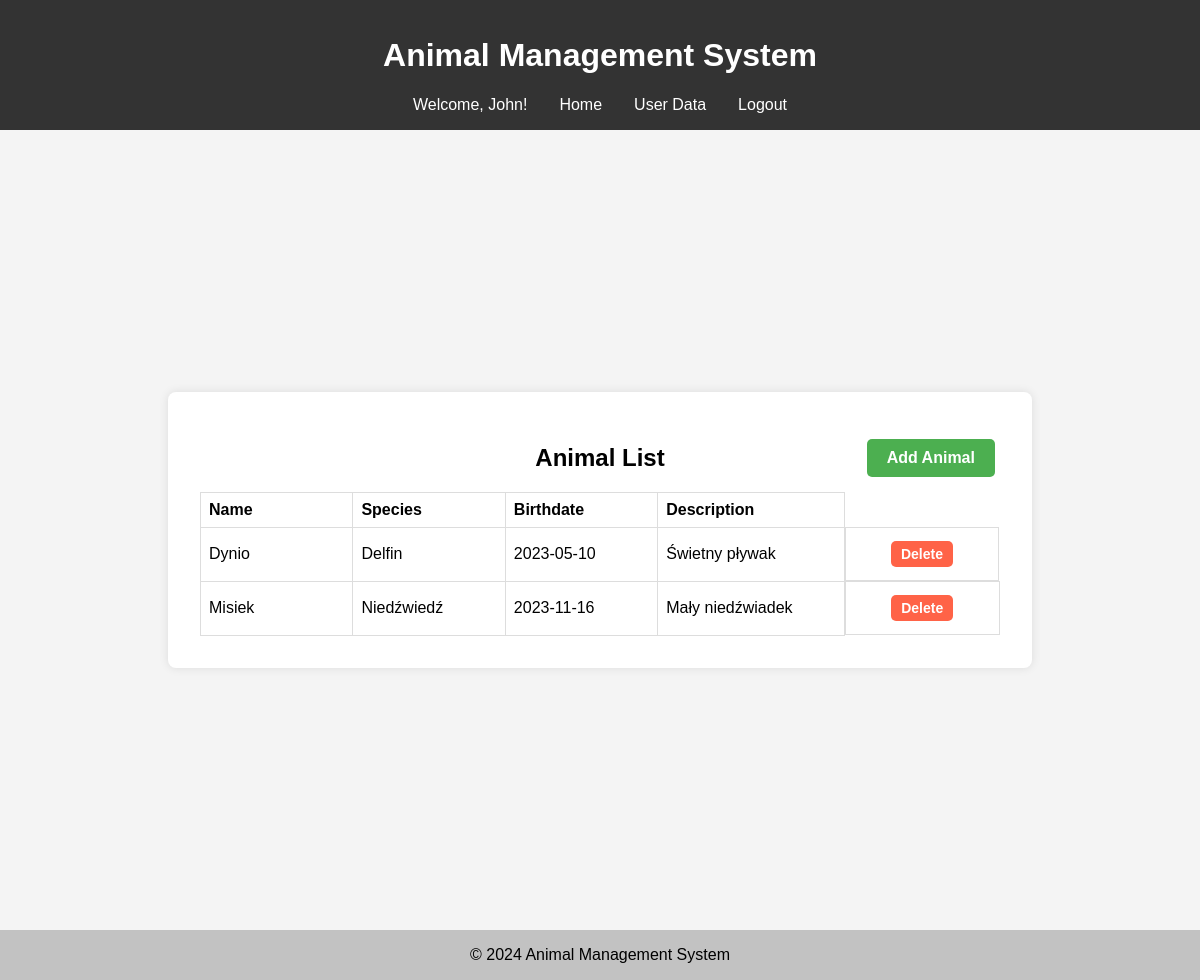
/pages/index.php (signed in), run on the app's committed database.
### tables this page shows
CREATE TABLE `users` (
  `user_id` int(11) NOT NULL AUTO_INCREMENT,
  `username` varchar(255) NOT NULL,
  `password` varchar(255) NOT NULL,
  `first_name` varchar(255) DEFAULT NULL,
  `last_name` varchar(255) DEFAULT NULL,
  `role_id` int(11) NOT NULL,
  PRIMARY KEY (`user_id`),
  UNIQUE KEY `username` (`username`),
  KEY `fk_role` (`role_id`),
  CONSTRAINT `fk_role` FOREIGN KEY (`role_id`) REFERENCES `roles` (`role_id`)
);

CREATE TABLE `animals` (
  `animal_id` int(11) NOT NULL AUTO_INCREMENT,
  `name` varchar(255) NOT NULL,
  `species` varchar(255) NOT NULL,
  `birthdate` date DEFAULT NULL,
  `owner_id` int(11) DEFAULT NULL,
  `description` varchar(255) DEFAULT NULL,
  PRIMARY KEY (`animal_id`),
  KEY `fk_owner` (`owner_id`),
  CONSTRAINT `animals_ibfk_1` FOREIGN KEY (`owner_id`) REFERENCES `users` (`user_id`),
  CONSTRAINT `fk_owner` FOREIGN KEY (`owner_id`) REFERENCES `users` (`user_id`)
);

### includes/db.php (called while the page is built, shortened)
<?php
function getUserData($user_id, $conn) {
    $query = "SELECT * FROM users WHERE user_id = $user_id";
    $result = $conn->query($query);
    if ($result->num_rows > 0) {
        return $result->fetch_assoc();
    } else {
        return false;
    }
}
function getAnimalsByUserId($user_id, $conn)
{
    $query = "SELECT * FROM animals WHERE owner_id = $user_id";
    $result = $conn->query($query);
    if ($result->num_rows > 0) {
        $animals = $result->fetch_all(MYSQLI_ASSOC);
        return $animals;
    } else {
        return [];
    }
}
?>

### pages/index.php (the view, shortened to what this page needs)
<?php
include_once '../includes/db.php';
$user_id = getSessionData('user_id');
$role = getUserRole($user_id, $conn);
include '../includes/header.php';
?>
<main>
    <section class="animals-container">
        <div class="header-container">
            <h2 class="header-list">Animal List</h2>
            <div class="button-container">
                <a href="animals.php" class="add-button">Add Animal</a>
            </div>
        </div>
        <?php
        if ($role === "2") {
            $animals = getAllAnimals($conn);
        } else {
            $animals = getAnimalsByUserId($user_id, $conn);
        }
        echo '<table class="animal-table">';
        echo '<thead>';
        echo '<tr>';
        echo '<th>Name</th>';
        echo '<th>Species</th>';
        echo '<th>Birthdate</th>';
        echo '<th>Description</th>';
        echo '</tr>';
        echo '</thead>';
        foreach ($animals as $animal) {
            echo '<tr>';
            echo '<td>' . $animal['name'] . '</td>';
            echo '<td>' . $animal['species'] . '</td>';
            echo '<td>' . $animal['birthdate'] . '</td>';
            echo '<td>' . $animal['description'] . '</td>';
            echo '<td class="action-cell">';
            echo '<form class="action-form" method="post" action="index.php">';
            echo '<button type="submit" class="delete-button">Delete</button>';
            echo '</form>';
            echo '</tr>';
        }
        echo '</table>';
        ?>
    </section>
</main>
<?php
    include '../includes/footer.php';
?>

### includes/header.php (shortened to what this page needs)
<!DOCTYPE html>
<html lang="en">
<head>
    <link rel="stylesheet" href="../css/style.css">
</head>
<body>
    <header>
        <h1>Animal Management System</h1>
        <nav>
            <ul>
                <?php
                include_once '../includes/db.php';
                if (isset($_SESSION['user_id'])) {
                    $user_data = getUserData($_SESSION['user_id'], $conn);
                    echo '<li>Welcome, ' . $user_data['first_name'] . '!</li>';
                }
                ?>
                <li><a href="index.php">Home</a></li>
                <?php
                if (!isset($_SESSION['user_id'])) {
                    echo '<li><a href="register.php">Register</a></li>';
                    echo '<li><a href="login.php">Login</a></li>';
                } else {
                    echo '<li><a href="users.php">User Data</a></li>';
                    echo '<li><a href="logout.php">Logout</a></li>';
                }
                ?>
            </ul>
        </nav>
    </header>
    <main>

### css/style.css (style rules this page uses)
body { font-family: Arial, sans-serif; margin: 0; padding: 0; background-color: #f4f4f4; }
header { background-color: #333; color: #fff; text-align: center; padding: 1em 0; }
nav { margin-top: 1em; }
ul { list-style: none; padding: 0; margin: 0; display: flex; justify-content: center; }
li { margin: 0 1em; }
a { text-decoration: none; color: #fff; }
main { display: flex; justify-content: center; align-items: center; height: 100vh; }
section { background-color: #fff; padding: 2em; border-radius: 8px; box-shadow: 0 0 10px rgba(0, 0, 0, 0.1); width: 300px; }
h2 { text-align: center; }
button { background-color: #333; color: #fff; padding: 0.5em; border: none; cursor: pointer; width: 100%; }
.animals-container { width: 800px; }
.header-container { display: grid; grid-template-columns: 1fr 4fr 1fr; justify-content: space-between; align-items: center; }
.header-list { grid-column: 2; }
.button-container { grid-column: 3; }
.add-button { display: inline-block; padding: 10px 20px; font-size: 16px; font-weight: bold; text-decoration: none; color: #fff; background-color: #4caf50; border: none; border-radius: 5px; cursor: pointer; }
.animal-table { width: 100%; border-collapse: collapse; }
.animal-table td { border: 1px solid #ddd; padding: 8px; min-width: 100px; }
.animal-table th { border: 1px solid #ddd; padding: 8px; text-align: left; }
.action-cell { display: flex; justify-content: space-around; align-items: center; }
.action-form { margin: 5px; }
.delete-button { display: inline-block; padding: 5px 10px; font-size: 14px; font-weight: bold; text-decoration: none; color: #fff; background-color: #ff6347; border: none; border-radius: 5px; cursor: pointer; }

### data on the page
users: first_name "John"
animals: name "Dynio", species "Delfin", birthdate "2023-05-10", description "Świetny pływak"
animals: name "Misiek", species "Niedźwiedź", birthdate "2023-11-16", description "Mały niedźwiadek"
